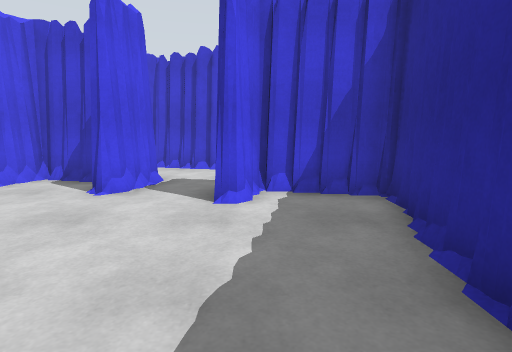
[1] (above)

17 first-person views from a walk through a robot-simulator world made for Gazebo. The camera is 1.2 m above the floor, tilts 8° down and sees 80° across. The floor is counted in squares, 1 m on a side. Each view is taken from the middle of a square. On the plan, view 1 faces up. The plan holds only what a view shows up to about 13 squares ahead; the rest is blank. The place goes on beyond the plan. Simple shapes stand in for some stock models.

[2]
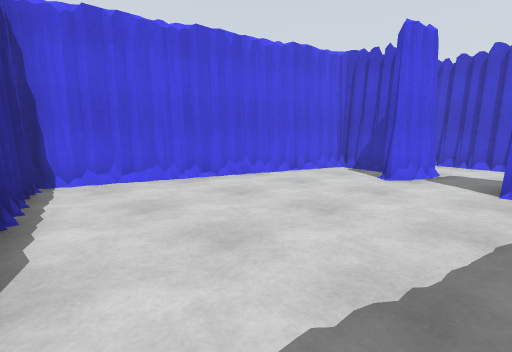

[3]
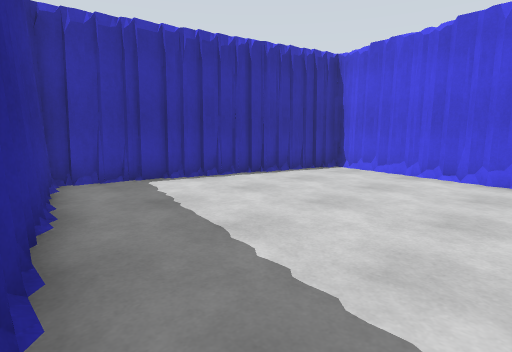

[4]
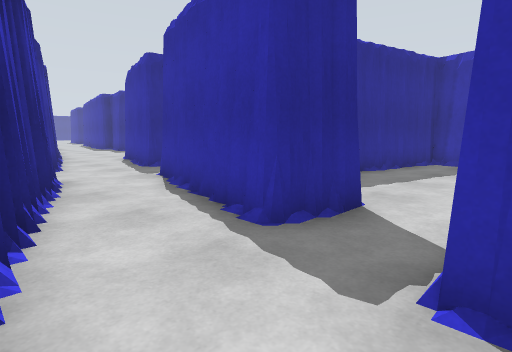

[5]
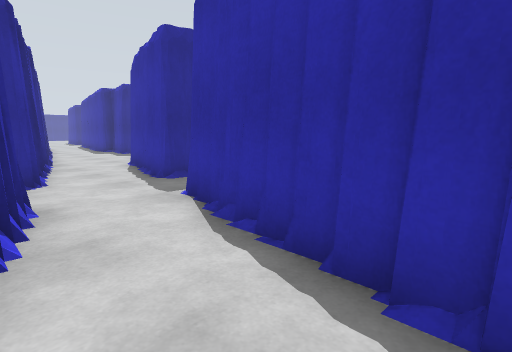

[6]
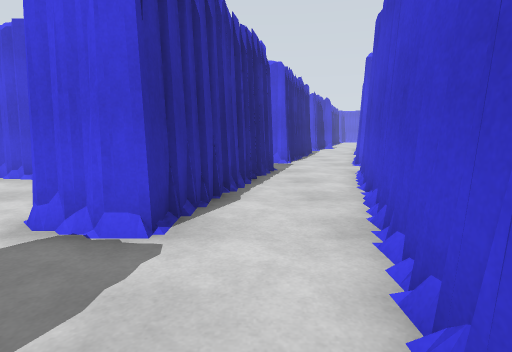

[7]
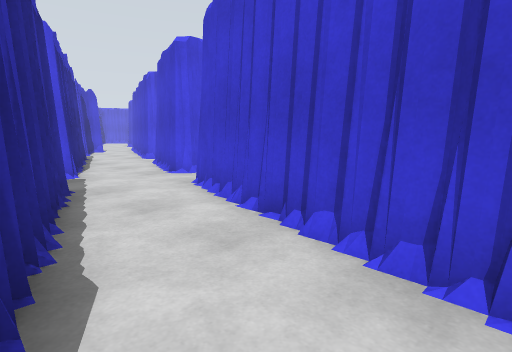

[8]
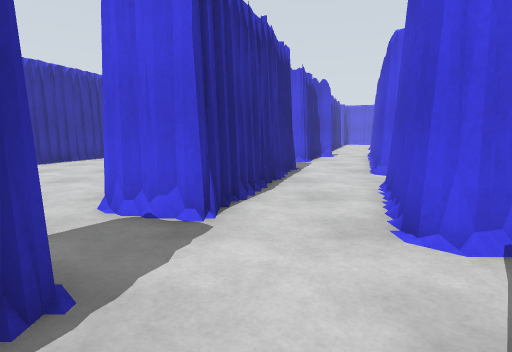

[9]
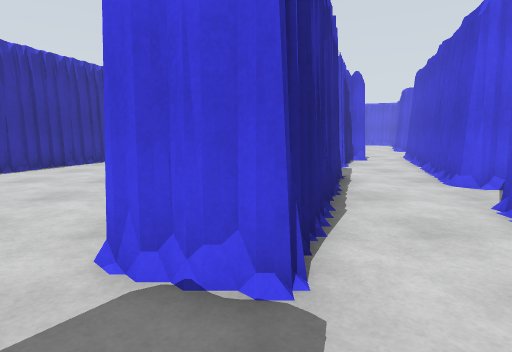

[10]
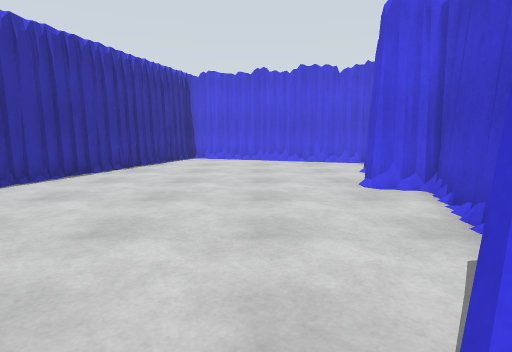

[11]
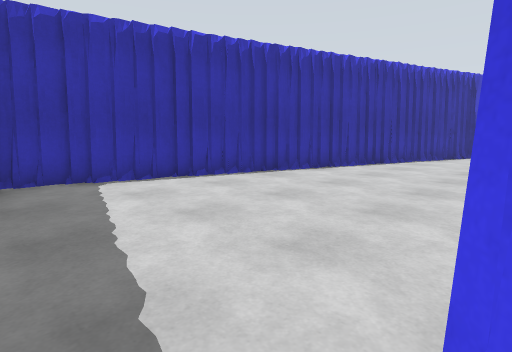

[12]
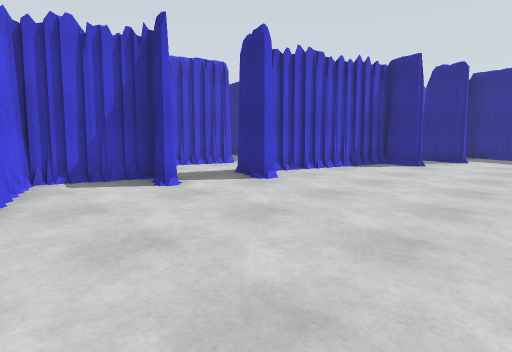

[13]
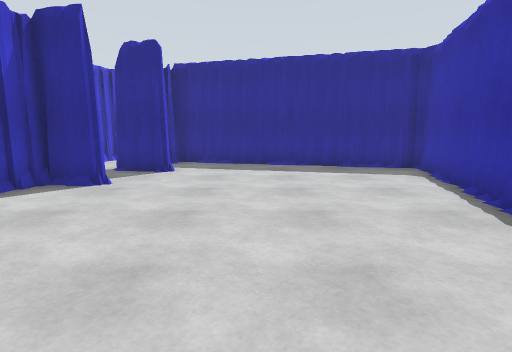

[14]
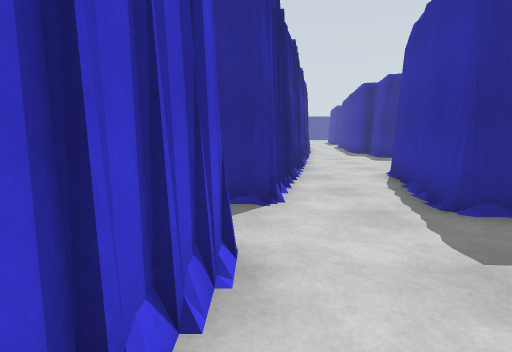

[15]
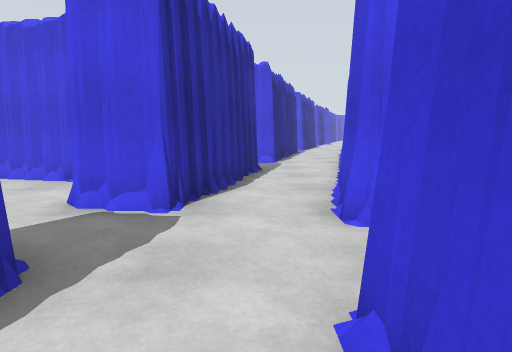

[16]
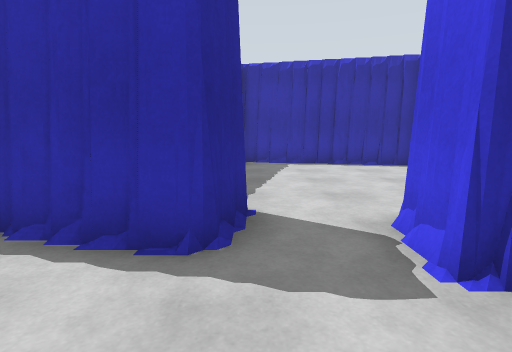

[17]
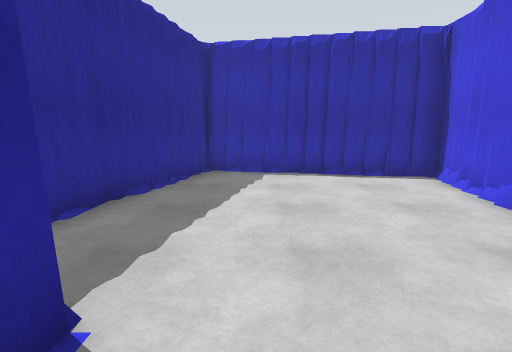

### Floor plan
Key: @ floor where view 1 was taken; # wall or solid block; . floor.
Columns run from 24 left of view 1 to 14 right of it. Each row starts with its distance up from view 1.
 17   ###
 16   ..####
 15   .....##.
 14  ###.......####
 13 ##.##........##.
 12 #...#.####......#####
 11 #.....#..####.......####
 10 #...........#..........####
  9 ............#..####.......#####  #
  8 ...............#..####...........###
  7 ..................#..#..##.........####
  6 .................##..#..######.........
  5 .................#.........# #.........
  4 ##...............#........## #.######..
  3  ####............#........#......
  2     ####........##........#......
  1        ####.....#.........#......#
  0           #####.#.......@##......#
 -1               ####.......#.......#
 -2                  #####...#......##
 -3                      #####......#
 -4                          ####...#
 -5                             #####

Where each view was taken, in squares from view 1:
view 1: 0 up, 0 right, facing up
view 2: 2 down, 0 right, facing up-left
view 3: 5 up, 2 right, facing down-left
view 4: 10 up, 3 left, facing down-right
view 5: 9 up, 0 right, facing down-right
view 6: 9 up, 1 right, facing left
view 7: 8 up, 2 left, facing up-left
view 8: 11 up, 7 left, facing left
view 9: 10 up, 9 left, facing left
view 10: 8 up, 11 left, facing left
view 11: 8 up, 8 left, facing down-left
view 12: 5 up, 24 left, facing up-right
view 13: 5 up, 19 left, facing right
view 14: 8 up, 3 right, facing right
view 15: 7 up, 10 right, facing left
view 16: 8 up, 7 right, facing down
view 17: 5 up, 6 right, facing down
